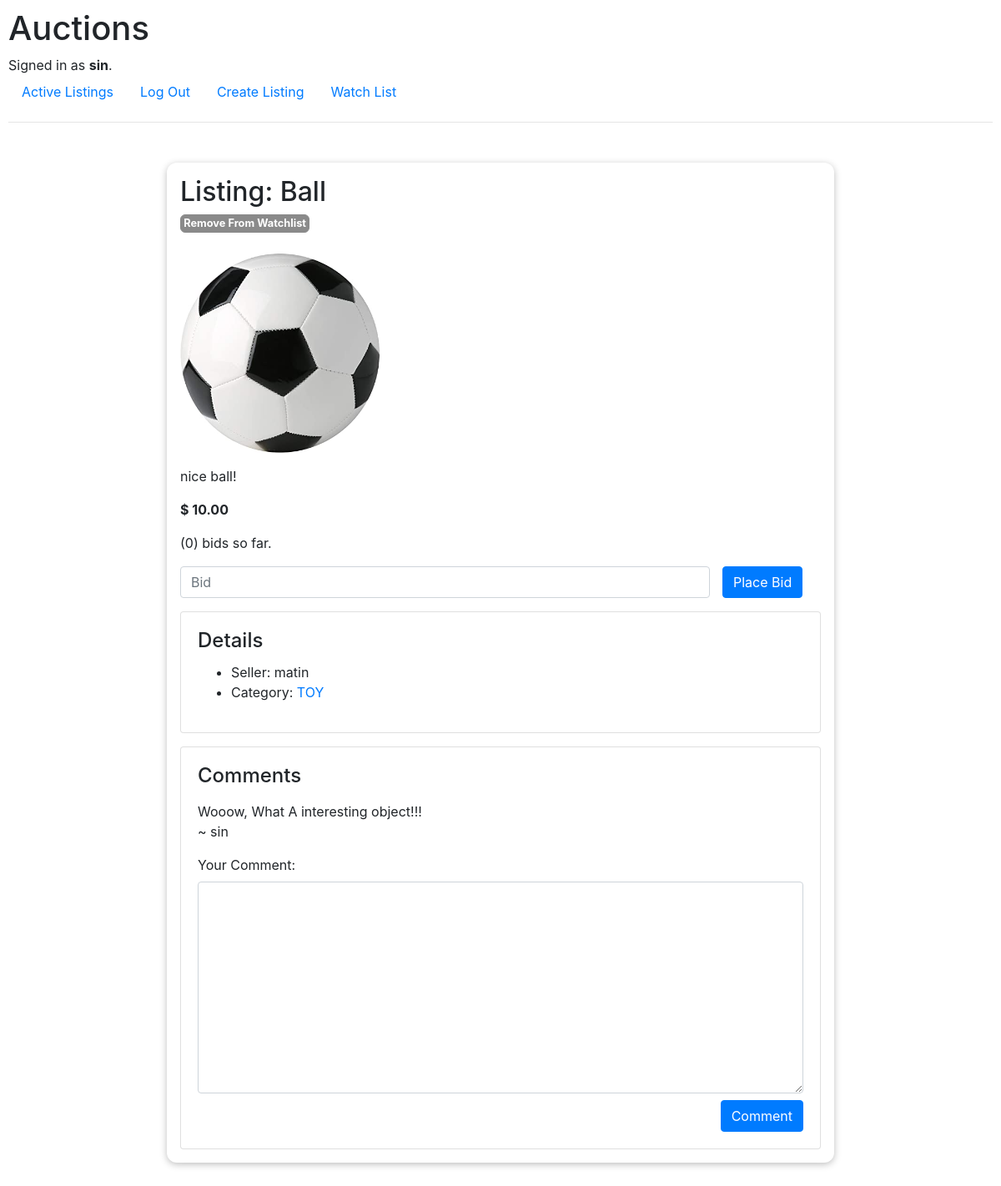
Page /auction-detail/1 (signed in) on the committed database.
### auctions/models.py (models this page shows, shortened)
class User(AbstractUser):
    pass

class Auction(models.Model):
    title = models.CharField(max_length=255)
    created_by = models.ForeignKey(
        User, on_delete=models.CASCADE, related_name="auctions")
    current_price = models.DecimalField(
        max_digits=10, decimal_places=2, validators={MinValueValidator: 1.00})
    description = models.TextField(blank=True)
    date =models.DateTimeField(auto_now_add=True)
    image = models.ImageField(upload_to="images", null=True, blank=False)
    categories = models.CharField(
        max_length=255, choices=CATEGORY, default="NON")
    active = models.BooleanField(default=True)
    users_watchlist = models.ManyToManyField(
        User, blank=True, related_name="watchlist")

class Comment(models.Model):
    user_name = models.ForeignKey(User, on_delete=models.CASCADE)
    text = models.TextField(max_length=400)
    auction = models.ForeignKey(
        Auction, on_delete=models.CASCADE, related_name="comments")

### auctions/views.py (the view, shortened to what this page needs)
# urls.py: path("auction-detail/<int:pk>", views.AuctionDetailView.as_view(), name="auction-detail"),
class AuctionDetailView(CreateView):
    template_name = "auctions/detail-auction.html"
    form_class = BidForm
    def get_context_data(self, **kwargs):
        context = super().get_context_data(**kwargs)
        request = self.request
        auction = get_object_or_404(Auction, id=self.kwargs.get("pk"))
        bids = auction.bids.order_by("-price")
        context["auction"] = auction
        context["total_bid"] = bids.count()
        comments = auction.comments.all()
        context["comments"] = comments
        context["comment_form"] = CommentForm()
        try:
            highest = bids.first()
            context["highest"] = highest.price
            context["best_suggest_user"] = highest.user_name
        except AttributeError:
            pass
        if request.user in auction.users_watchlist.all():
            context["is_watch_list"] =  True
        else:
            context["is_watch_list"] =  False
        return context

### auctions/forms.py
class BidForm(forms.ModelForm):
    class Meta:
        model = Bid
        exclude = ["user_name", "auction"]
        labels = {
            "price": ''
        }
        widgets = {
            "price": forms.NumberInput(attrs={
                "placeholder": "Bid",
                "min": 0.01,
                "max": 100000000000,
                "class": "form-control"
            })
        }
        error_messages = {
            "price": {
                "required": "Your price must be filled",
            }
        }

class CommentForm(forms.ModelForm):
    class Meta:
        model = Comment
        fields = ["text"]
        labels = {
            "text": "Your Comment:"
        }
        widgets = {
            "text": forms.Textarea(attrs={
                "class": "form-control"
            })
        }

### auctions/templates/auctions/detail-auction.html (shortened to what this page needs)
{% extends "auctions/layout.html" %}
{% block body %}
    <div class="auction-detail">
        <h2>Listing: {{ auction.title|capfirst }}</h2>
        {% if user.is_authenticated  and user.id != auction.created_by.id and auction.active %}
            {% if is_watch_list %}
            <a href="{% url 'watchlist' auction.id %}"><button>Remove From Watchlist</button></a>
            {% else %}
                <a href="{% url 'watchlist' auction.id %}"><button>Add To Watchlist</button></a>
            {% endif %}
        {% endif %}
        <img src="{{ auction.image.url }}">
        <p>{{ auction.description|linebreaks }}</p>
        <div class="bid-section">
            <p><strong>${% if highest %} {{ highest }} {% else %} {{ auction.current_price }} {% endif %}</strong></p>
            {% if auction.active %}
            <p>({{ total_bid }}) bids so far. {% if best_suggest_user.id == user.id %} Your bid is the current bid {% endif %}</p>
                {% if user.is_authenticated and user.id != auction.created_by.id %}
                    <form method="POST" class="">
                        <div class="form-group row">
                            <div class="col-sm-10 col-8">
                                {{ form }}
                            </div>
                        <input type="submit" value="Place Bid" class="btn btn-primary btn-new-blue">
                        </div>
                    </form>
                {% endif %}
            {% endif %}
        </div>
        <div class="card mb-3">
            <div class="card-body">
                <h4 class="card-title">Details</h4>
                <ul>
                    <li>Seller: {{auction.created_by}}</li>
                    <li>Category: <a href="{% url 'show-category' auction.categories %}">{{auction.categories}}</a></li>
                </ul>
            </div>
        </div>
        <div class="card">
            <div class="card-body">
                <h4 class="card-title">Comments</h4>
                <p class="card-text">
                    <div class="comment-section mb-4">
                        {% for comment in comments %}
                            <div class="single-comment mb-3">
                                <div class="comment-text">
                                    {{ comment.text }}
                                </div>
                                <div class="comment-author">
                                    ~ {{ comment.user_name }}
                                </div>
                        {% empty %}
                            <div class="no-comment">
                                No comments yet
                            </div>
                        {% endfor %}
                    </div>
                    <form action="{% url 'handle_comment' auction.id %}" method="POST">
                        <div class="mb-2">
                            {{ comment_form }}
                        </div>
                        <input type="submit" value="Comment" class="btn btn-primary btn-new-blue" style="float: right;">
                    </form>
                </p>
            </div>
        </div>
    </div>
{% endblock %}

### auctions/templates/auctions/layout.html (shortened to what this page needs)
{% load static %}
<!DOCTYPE html>
<html lang="en">
    <head>
        <link rel="stylesheet" href="https://stackpath.bootstrapcdn.com/bootstrap/4.4.1/css/bootstrap.min.css">
        <link href="{% static 'auctions/styles.css' %}" rel="stylesheet">
    </head>
    <body>
        <h1>Auctions</h1>
        <div>
            {% if user.is_authenticated %}
                Signed in as <strong>{{ user.username }}</strong>.
            {% else %}
                Not signed in.
            {% endif %}
        </div>
        <ul class="nav">
            <li class="nav-item">
                <a class="nav-link" href="{% url 'index' %}">Active Listings</a>
            </li>
            {% if user.is_authenticated %}
                <li class="nav-item">
                    <a class="nav-link" href="{% url 'logout' %}">Log Out</a>
                </li>
                <li class="nav-item">
                    <a class="nav-link" href="{% url 'create-listing' %}">Create Listing</a>
                </li>
                <li class="nav-item">
                    <a class="nav-link" href="{% url 'show-watchlist' %}">Watch List</a>
                </li>
            {% endif %}
        </ul>
        <hr>
        {% block body %}
        {% endblock %}
    </body>
</html>

### auctions/static/auctions/styles.css (style rules this page uses)
body { padding: 10px; }
button { cursor: pointer; color: white; padding: 0.5rem 1.5rem; border-radius: 6px; background-color: #1f0050; border: 1px solid #1f0050; }
.auction-detail { margin: 3rem auto; width: 90%; max-width: 50rem; padding: 1rem; border-radius: 12px; background-color: white; box-shadow: 0 2px 8px rgba(0,0,0, 0.26); }
.auction-detail button { display: block; font-size: 0.8rem; background-color: rgb(138, 138, 138); color: #fff; padding: 0 0.2rem; font-weight: bold; border-color: rgb(138, 138, 138); margin-bottom: 1.5rem; }
.auction-detail img { max-height: 15rem; }

### rows in the picture
User: username "sin"
Auction: title "Ball", image (picture), description "nice ball!", current_price "10.00", created_by "matin", categories "TOY"
Comment: text "Wooow, What A interesting object!!!", user_name "sin"

### other values in the picture
{{ total_bid }} "0"
